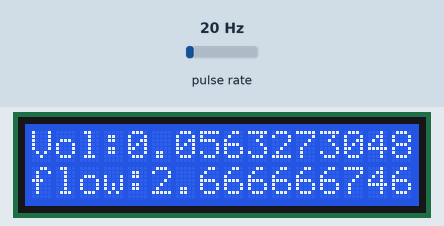
This sketch was run on a simulated Arduino Uno, built with avr-gcc and run on an emulated ATmega328P. Shown: 16×2 character LCD. Wiring (inferred from the names in the program): pulse sensor: data pin 2. Inputs (shaded band) come from the test bench; at power-on: pulse rate 20 Hz. What the sketch prints to the serial monitor is not drawn.

Above: at 1.7 s.
1.8 s: pulse rate (sensor on pin 2) set to 4 Hz
At 2.6 s:
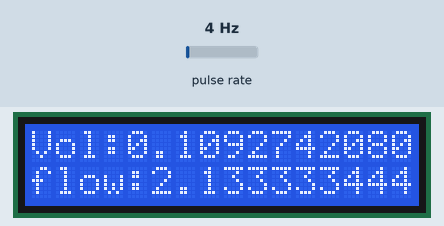
4.6 s: pulse rate (sensor on pin 2) set to 50 Hz
At 5.9 s:
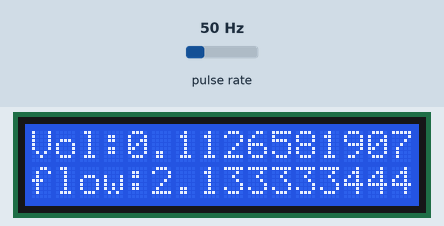
7.6 s: pulse rate (sensor on pin 2) set to 100 Hz
At 8.4 s:
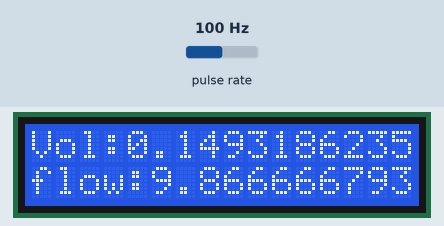
Timing chart, 0 to 10.6 s (numbered marks = the images above; inputs shaded):
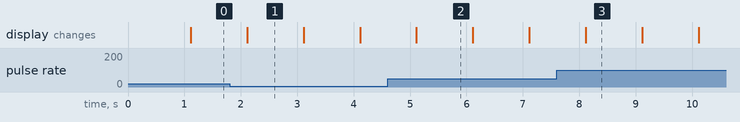

The sketch:

water_flow_1.ino
```cpp
    /*
  YF-S201-Water-Flow-Sensor
  modified on 14 oct 2020
  by Amir Mohammad Shojaee @ Electropeak
  https://electropeak.com/learn/

  based on www.hobbytronics.co.uk examples
*/

#include <LiquidCrystal_I2C.h>
LiquidCrystal_I2C lcd(0x27,16,2);

double flow; //Water flow L/Min
int flowsensor = 2;
unsigned long currentTime;
unsigned long lastTime;
unsigned long pulse_freq;
float vol = 0.0,l_minute;

void pulse () // Interrupt function

{
   pulse_freq++;
}

   void setup()
 {

  lcd.init();
  lcd.backlight();
  lcd.setCursor(0, 0);
  lcd.print("3omar.hs");
   pinMode(flowsensor, INPUT);
   Serial.begin(9600);
   attachInterrupt(0, pulse, RISING); // Setup Interrupt
   currentTime = millis();
   lastTime = currentTime;
}

   void loop ()
{

  l_minute = (pulse_freq / 7.5); // (Pulse frequency x 60 min) / 7.5Q = flowrate in L/hour
  l_minute = l_minute / 60;
  vol = vol + l_minute;

   currentTime = millis();
   // Every second, calculate and print L/Min
   if(currentTime >= (lastTime + 1000))
   {
      lastTime = currentTime;
      // Pulse frequency (Hz) = 7.5Q, Q is flow rate in L/min.
      flow = (pulse_freq / 7.5);
      pulse_freq = 0; // Reset Counter
  Serial.print("Vol:");
  Serial.println(vol/100000, DEC);
      Serial.print(flow, DEC);
      Serial.println(" L/Min");
      lcd.setCursor(0, 0);
      lcd.print("Vol:");
      lcd.setCursor(4, 0);
      lcd.print((vol/10000)*2, DEC);
      lcd.setCursor(0, 1);
      lcd.println("flow:");
      lcd.setCursor(5, 1);
      lcd.print(flow, DEC);
   }
}
```

Measured:
- what the display in image 1 shows lasts 1.0 s, from 2.1 s to 3.1 s
